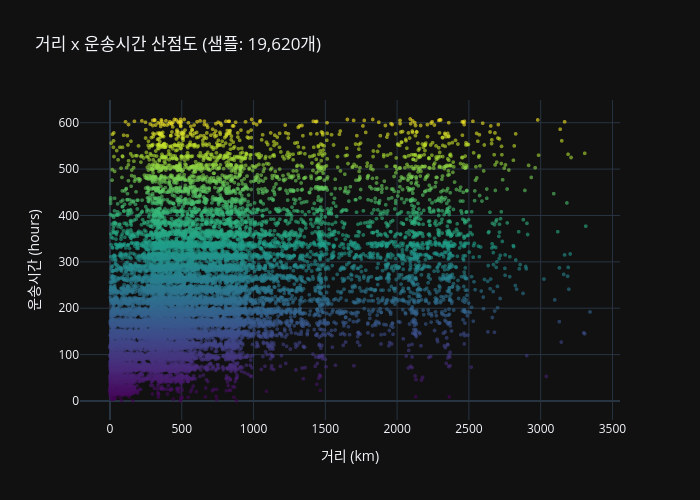

The notebook cell saved with this chart:
### Code cell
import plotly.graph_objects as go
import numpy as np

# 샘플링 (10,000개 또는 데이터의 10%)
sample_size = min(20000, int(len(removed_data) * 0.3))
sampled_data = removed_data.sample(n=sample_size, random_state=42)

fig = go.Figure()

fig.add_trace(go.Scattergl(  # Scattergl로 변경 (WebGL 가속)
    x=sampled_data['거리'], 
    y=sampled_data[target], 
    mode="markers",
    marker=dict(
        size=4,  # 크기 축소
        color=sampled_data[target], 
        colorscale="Viridis",
        opacity=0.6,  # 투명도 추가
        line=dict(width=0)  # 테두리 제거
    ),
    name="data"
))

fig.update_layout(
    title=f'거리 x 운송시간 산점도 (샘플: {sample_size:,}개)',
    xaxis_title="거리 (km)",
    yaxis_title="운송시간 (hours)",
    template="plotly_dark",
    width=700, height=500
)

fig.show()

### Figure 1 — Plotly figure (JSON) as saved in the notebook; plotly's stock layout.template omitted (floating-point values rounded to 4 significant figures; data arrays with more than 128 entries replaced by an {"elided": "..."} marker saying what was removed)
{"data": [{"marker": {"color": {"elided": "19620 float values"}, "colorscale": [[0, "#440154"], [0.1111, "#482878"], [0.2222, "#3e4989"], [0.3333, "#31688e"], [0.4444, "#26828e"], [0.5556, "#1f9e89"], [0.6667, "#35b779"], [0.7778, "#6ece58"], [0.8889, "#b5de2b"], [1, "#fde725"]], "line": {"width": 0}, "opacity": 0.6, "size": 4}, "mode": "markers", "name": "data", "type": "scattergl", "x": {"elided": "19620 float values"}, "y": {"elided": "19620 float values"}}], "layout": {"height": 500, "title": {"text": "거리 x 운송시간 산점도 (샘플: 19,620개)"}, "width": 700, "xaxis": {"title": {"text": "거리 (km)"}}, "yaxis": {"title": {"text": "운송시간 (hours)"}}}}
